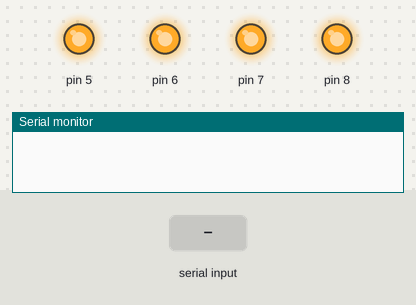
This sketch was run on a simulated Arduino Uno, built with avr-gcc and run on an emulated ATmega328P. Parts: output pins drawn as LEDs (lit = HIGH), the last lines printed to the serial monitor. The inputs (shaded band) are chosen by the test bench.

Above: at 1.2 s.
1.3 s: "l" received over Serial
At 2.3 s:
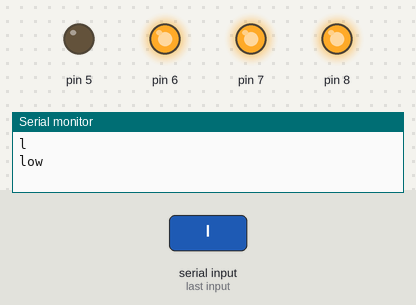
2.8 s: "m" received over Serial
At 3.5 s:
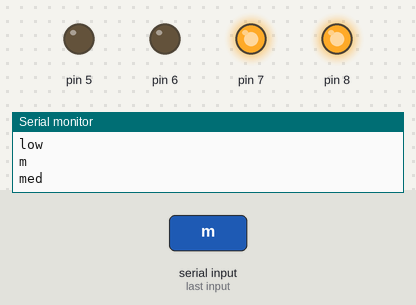
4.3 s: "h" received over Serial
At 4.6 s:
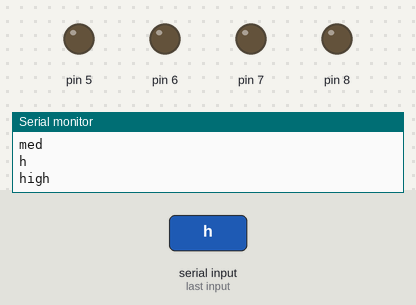
Timing chart, 0 to 7.3 s (numbered marks = the images above; inputs shaded):
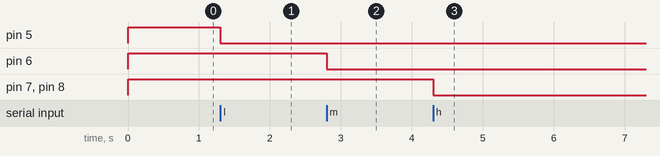

The sketch:

sketch_oct28b.ino
```cpp
char incomingByte = "0"; // for incoming serial data

void setup() {
  pinMode(5, OUTPUT);
  pinMode(6, OUTPUT);
  pinMode(7, OUTPUT);
  pinMode(8, OUTPUT);
  Serial.begin(2000000);
        digitalWrite(5, HIGH);
      digitalWrite(6, HIGH);
      digitalWrite(7, HIGH);
      digitalWrite(8, HIGH);
}

void loop() {


  // send data only when you receive data:
  if (Serial.available() > 0) {
    // read the incoming byte:
    incomingByte = Serial.read();


    Serial.println(incomingByte);


  switch (incomingByte) {
  case 'l':
        digitalWrite(5, HIGH);
      digitalWrite(6, HIGH);
      digitalWrite(7, HIGH);
      digitalWrite(8, HIGH);
      digitalWrite(5, LOW);
      Serial.println("low");
    break;
  case 'm':
        digitalWrite(5, HIGH);
      digitalWrite(6, HIGH);
      digitalWrite(7, HIGH);
      digitalWrite(8, HIGH);
      digitalWrite(5, LOW);
      digitalWrite(6, LOW);
      Serial.println("med");
    break;
  case 'h':
      digitalWrite(5, LOW);
      digitalWrite(6, LOW);
      digitalWrite(7, LOW);
      digitalWrite(8, LOW);
      Serial.println("high");
      break;
  case 'd':
      digitalWrite(5, HIGH);
      digitalWrite(6, HIGH);
      digitalWrite(7, HIGH);
      digitalWrite(8, HIGH);
      Serial.println("down");
  default:
    break;

  }
  }
}
```

Measured:
- after the input at 1.3 s, pin 5: HIGH → LOW at once
- after the input at 2.8 s, pin 6: HIGH → LOW at once
- after the input at 4.3 s, pin 7, pin 8: HIGH → LOW at once
